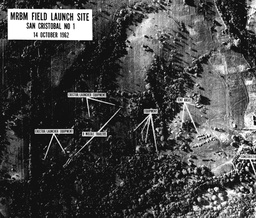
#> input picture Assignment 1 Data/u2cuba.jpg, 256 x 218 px, shrunk from 1250 x 1063 before the run, found by its file name; the run also reads 2 pictures not shown here
$ jupyter execute new.ipynb   (Python 2 division)   (older library calls are emulated)
#> lines starting #> are read from the running program, lines starting #| are printed output that depends on the picture
- Author   -  Saurav vara prasad Channuri

- Roll No -  ES16BTECH11007

- cross - correlation

[cell 1]
import numpy as np
import scipy.misc as sp
from skimage import io
from scipy import ndimage as nd
import matplotlib
import scipy
from matplotlib.pyplot import figure
import matplotlib.pyplot as plt
from PIL import Image

[cell 2]
real_image = io.imread("u2cuba.jpg")
#> real_image is the input picture: shape (218, 256, 3); min 0, max 255, mean 71.4
screenshot = io.imread("trailer.png")

real_image_grey = io.imread('u2cuba.jpg', as_gray=True)
#> real_image_grey: shape (218, 256) float64; min 0, max 1, mean 0.28
screenshot_grey = io.imread('trailerSlightlyBigger.png', as_gray=True)

real_image1 = io.imread("u2cuba.jpg")
screenshot1 = io.imread("trailer.png")

real_image_grey1 = io.imread('u2cuba.jpg', as_gray=True)
screenshot_grey1 = io.imread('trailer.png', as_gray=True)

[cell 3]
fillter = np.empty([3,3,screenshot.shape[2]])
print "real image shape = ", real_image.shape
#| real image shape =  (218, 256, 3)
print "screenshot shape = ", screenshot.shape
#| screenshot shape =  (8, 8, 3)

[cell 4]
f, axarr = plt.subplots(2,2)
axarr[0][0].imshow(real_image)
axarr[0][1].imshow(screenshot)

axarr[1][0].imshow(real_image1)
axarr[1][1].imshow(screenshot1)
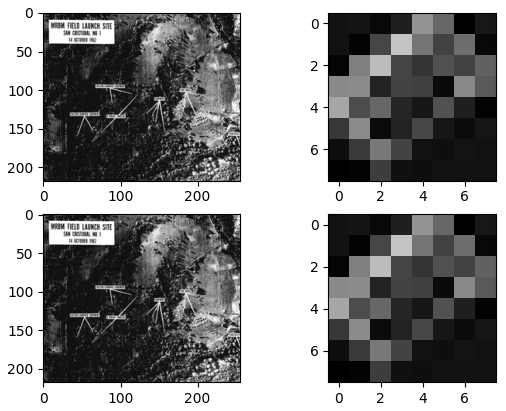
#> figure drawn by matplotlib, 4 panels

scipy.signal.correlate2d(real_image_grey, screenshot_grey, mode='same')

[cell 5]
def pad( image, template ):


    top = image[0]
#> top = 256 values, max 0.89 at index 153, min 0.0314 at index 75, mean 0.268
    top = np.tile(top, (template.shape[0]/2, 1))
    image = np.vstack((top, image)) # top padding
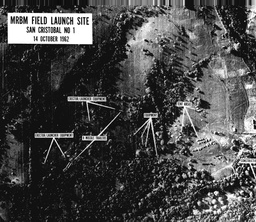
#> image: shape (222, 256) float64; min 0, max 1, mean 0.28

    bottom = image[-1]
#> bottom = 256 values, max 0.89 at index 255, min 0.0392 at index 57, mean 0.23
    bottom = np.tile(bottom,(template.shape[0]/2, 1))
    image = np.vstack((image, top)) # Botton padding
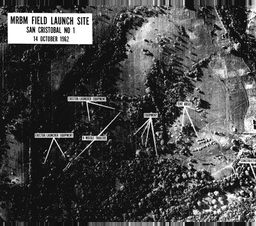
#> image: shape (226, 256) float64; min 0, max 1, mean 0.28


    left = image.T[0]
#> left = 226 values, max 0.627 at index 11, min 0.0314 at index 138, mean 0.137
    left = np.tile(left, (template.shape[1]/2, 1))
    image = np.vstack((left, image.T)).T   # left padding
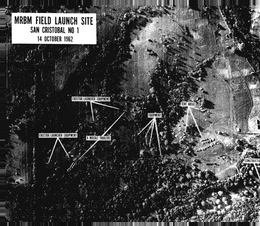
#> image: shape (226, 260) float64; min 0, max 1, mean 0.277

    right = image.T[-1]
#> right = 226 values, max 0.996 at index 10, min 0 at index 164, mean 0.49
    right = np.tile(right, (template.shape[1]/2, 1))
    image = np.vstack((image.T, right)).T  # right padding
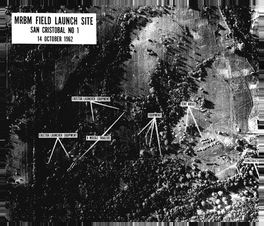
#> image: shape (226, 264) float64; min 0, max 1, mean 0.281

    return image

[cell 6]
def plot(image, template, corr_output, corr):

  real_image_grey = image
  screenshot_grey = template


  # for adjusting the display figure size
  matplotlib.rcParams['figure.figsize'] = [10, 10]
  matplotlib.rcParams.update({'font.size': 10})

  # plotting images in a grid
  y, x = np.unravel_index(np.argmax(corr_output), corr.shape)

  fig, ([[ax_orig, ax_template], [ax_corr, ax_corr_norm]]) = plt.subplots(2, 2)

  # plotting real image
  ax_orig.imshow(real_image_grey, cmap='gray')
  ax_orig.set_title('Original')
  ax_orig.set_axis_off()

  # plotting correlation output
  ax_template.imshow(screenshot_grey, cmap='gray')
  ax_template.set_title('template')
  ax_template.set_axis_off()

  #plotting the edges to show that correlation is working
  ax_corr.imshow(corr, cmap='gray')
  ax_corr.set_title('cross correlation without normalization')
  ax_corr.set_axis_off()

  #plotting cross correlation output with normalization
  ax_corr_norm.imshow(corr_output, cmap='gray')
  ax_corr_norm.set_title('cross correlation output with normalization')
  ax_corr_norm.set_axis_off()

  ax_orig.plot(x, y, 'ro', linewidth = 100)
  ax_corr.plot(x, y, 'ro', linewidth = 100)
  ax_corr_norm.plot(x, y, 'ro', linewidth = 100)

  fig.show()

[cell 7]
def cross_correlation_without_normalization(image, template):
  real_image_grey = image
  screenshot_grey = template

  fillter = screenshot_grey - screenshot_grey.mean()
  padded = pad(real_image_grey, screenshot_grey)
  corr_output = np.empty(real_image_grey.shape)

  for i in range(real_image_grey.shape[0]):
      for j in range(real_image_grey.shape[1]):
          temp_matrix = padded[i:i+fillter.shape[0] , j:j+fillter.shape[1]]

          # Normalization part of cross correlation
#           row_sums = temp_matrix.sum(axis=1)
#           temp_matrix = temp_matrix / row_sums[:, np.newaxis]

          corr_output[i][j] = np.sum(fillter*temp_matrix)

  return corr_output

[cell 8]
def cross_correlation_normalization(image, template):
  real_image_grey = image
  screenshot_grey = template

  fillter = screenshot_grey - screenshot_grey.mean()
  padded = pad(real_image_grey, screenshot_grey)
  corr_output = np.empty(real_image_grey.shape)

  for i in range(real_image_grey.shape[0]):
      for j in range(real_image_grey.shape[1]):
          temp_matrix = padded[i:i+fillter.shape[0] , j:j+fillter.shape[1]]

          # Normalization part of cross correlation
          row_sums = temp_matrix.sum(axis=1)
          temp_matrix = temp_matrix / row_sums[:, np.newaxis]

          corr_output[i][j] = np.sum(fillter*temp_matrix)
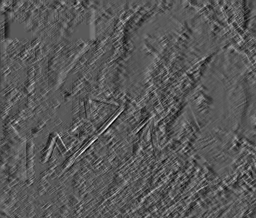
#> corr_output: shape (218, 256) float64; min -0.535, max 0.979, mean -0.00601; drawn with min black and max white


  return corr_output

[cell 9]
def cross_correlation(image, template):

  corr_output = cross_correlation_normalization(image, template)
  print "correlation with normaliation done \n"

  corr        = cross_correlation_without_normalization(image,template)
#> after the loop in cross_correlation_without_normalization, `for i in range(real_image_grey.shape[0]):`:
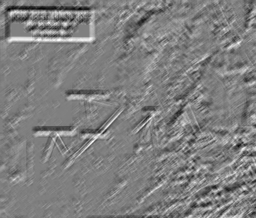
#> corr_output: shape (218, 256) float64; min -2.07, max 2.05, mean -0.00611; drawn with min black and max white
  print "correlation without normalization done \n"

  plot(image, template, corr_output, corr)
#> in plot, `y, x = np.unravel_index(np.argmax(corr_output), corr.shape)`: y = 141; x = 92
#> in plot, `fig.show()`:
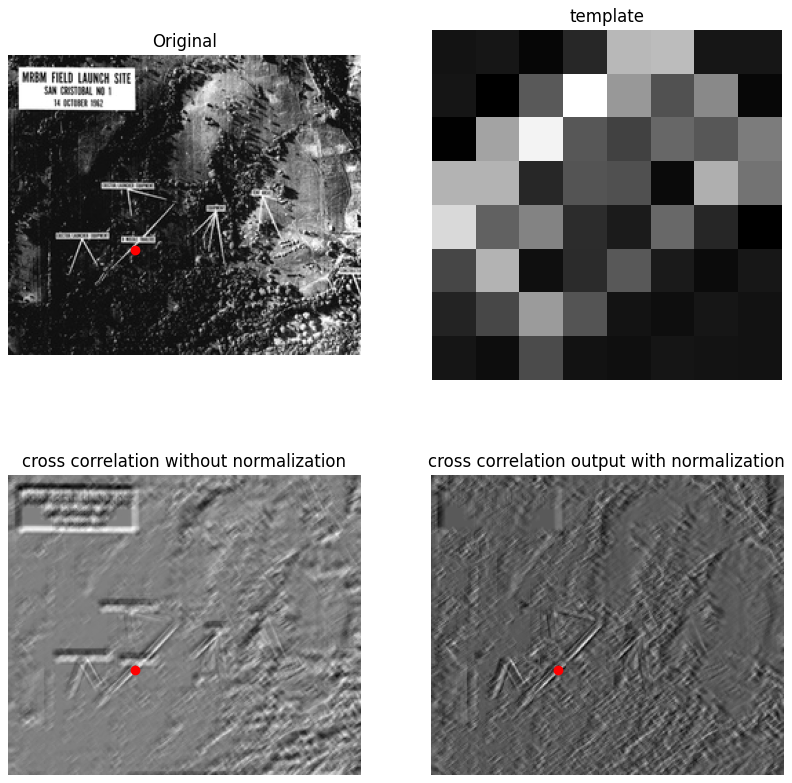
#> figure drawn by matplotlib, 4 panels
  print "plots done"
  print "____________________________________________________________\n"

[cell 10]
cross_correlation(real_image_grey, screenshot_grey)
cross_correlation(real_image_grey1, screenshot_grey1)
